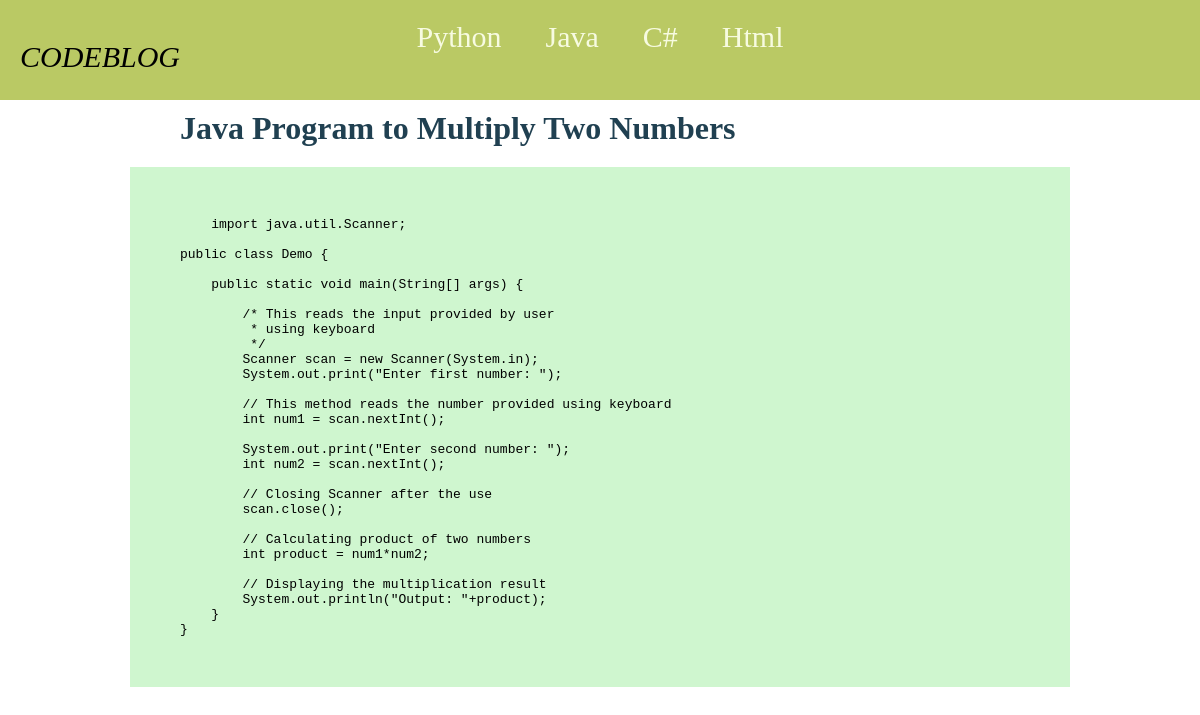
/java, run on the app's committed database.
### Blog/models.py (models this page shows, shortened)
class Java(models.Model):
    heading = models.TextField(max_length=2000)
    code = models.TextField(max_length=200000)

### Blog/views.py (the view)
# urls.py: path('java',views.java,name='java'),
def java(request):
    data = Java.objects.all()
    return render(request, 'java.html',{'data':data})

### templates/java.html
{% extends 'navbar.html' %}
{% block content %}
{% for i in data %}
<h1>{{i.heading}}</h1>
<pre>
    {{i.code}}
</pre>
{% endfor %}
{% endblock %}

### static/style.css (style rules this page uses)
body { margin: 0px; }
h1 { color: #204051; width: 70%; margin: 10px auto; }
pre { width: 70%; background-color: #cff6cf; color: black; margin: 20px auto; padding:50px; }

### data on the page
Java: heading "Java Program to Multiply Two Numbers", code "import java.util.Scanner; public class Demo { public static void main(String[] args) { /* This reads the input provided by user * using keyboard */ Scanner scan = new Scanner(System.in); System.out.print(\"Enter first number: \"); // This method reads the number provided using keyboard int num1 = scan.nextInt(); System.out.print(\"Enter second number: \"); int num2 = scan.nextInt(); // Closing Scanner after the use scan.close(); // Calculating product of two numbers int product = num1*num2; // Displaying the multiplication result System.out.println(\"Output: \"+product); } }"
